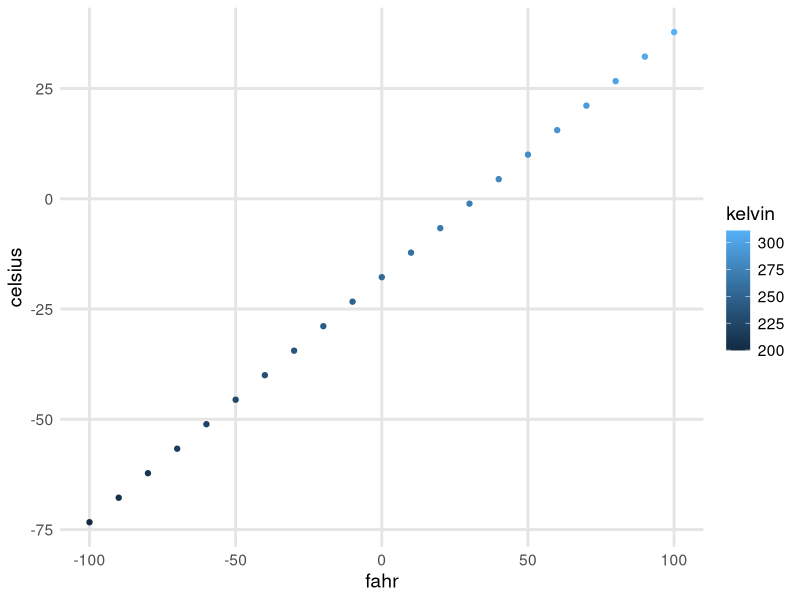
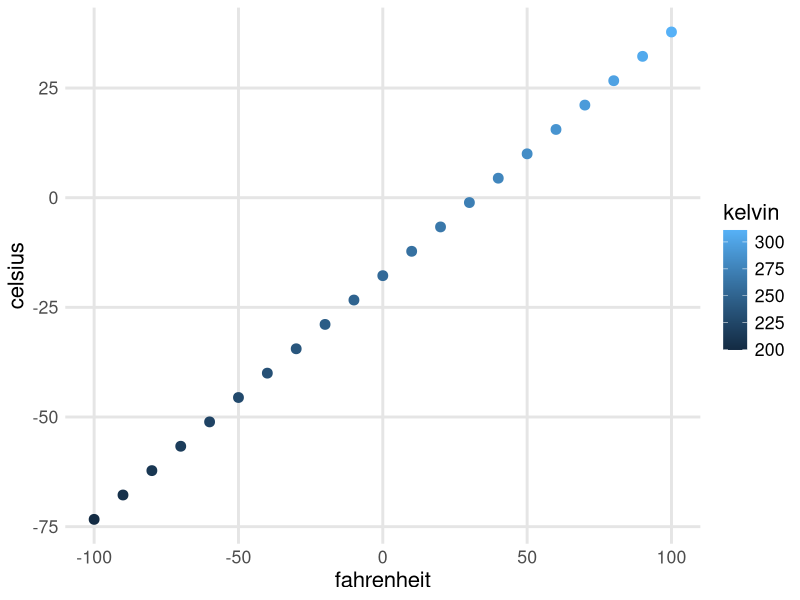
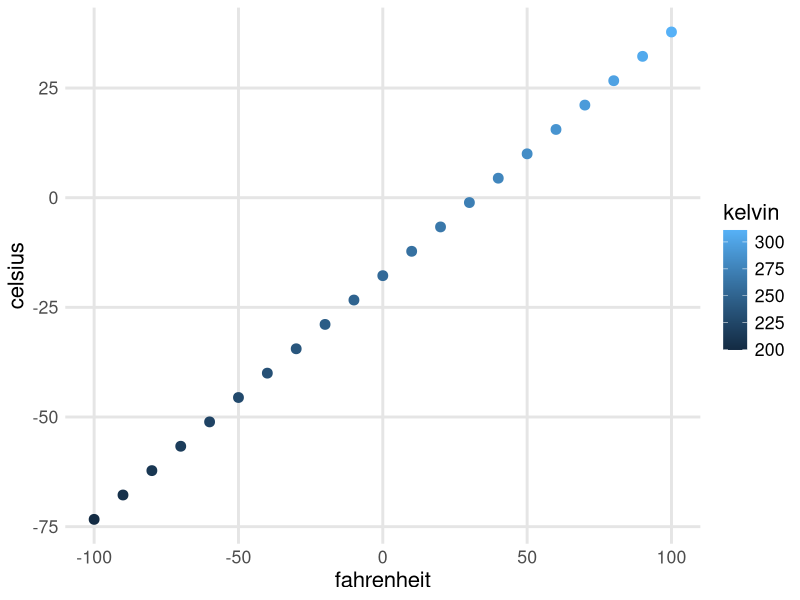

Write R code to recreate these figures, in order.
# Function to convert fahrenheit to celsius
fahr_to_celsius <- function(fahr) {
  celsius <- (fahr - 32) * 5/9
  return(celsius)
}

# Function to convert celsius to fahrenheit
celsius_to_fahr <- function(celsius) {
  fahr <- celsius * 9/5 + 32
  return(fahr)
}

airtemps <- c(212, 30.3, 78, 32)

# Convert fahrenheit to celsius
celsius_temps <- numeric(length(airtemps))
for (i in 1:length(airtemps)) {
  celsius_temps[i] <- fahr_to_celsius(airtemps[i])
}
print(celsius_temps)

# Convert celsius back to Fahrenheit
fahr_temps <- numeric(length(celsius_temps))
for (j in 1:length(celsius_temps)) {
  fahr_temps[j] <- celsius_to_fahr(celsius_temps[j])
}
print(fahr_temps)

# Check conversions went smoothly
print(airtemps == fahr_temps)

convert_temps <- function(fahr) {
  celsius <- (fahr - 32) * 5/9
  kelvin <- celsius + 273.15
  return(list(fahr = fahr, celsius = celsius, kelvin = kelvin))
}

temps_df <- data.frame(convert_temps(seq(-100,100,10)))

custom_theme <- function(base_size = 9) {
  ggplot2::theme(
    text             = ggplot2::element_text(family = 'Helvetica', 
                                             color = 'black', 
                                             size = base_size),
    plot.title       = ggplot2::element_text(size = ggplot2::rel(1.25), 
                                             hjust = 0.5, 
                                             face = 'bold'),
    panel.background = ggplot2::element_blank(),
    panel.border     = ggplot2::element_blank(),
    panel.grid.minor = ggplot2::element_blank(),
    panel.grid.major = ggplot2::element_line(colour = 'grey90', 
                                             linewidth = 1),
    legend.position  = 'right',
    legend.key       = ggplot2::element_rect(colour = NA, 
                                             fill = NA),
    axis.ticks       = ggplot2::element_blank(),
    axis.line        = ggplot2::element_blank()
  )
}

library(ggplot2)

ggplot(temps_df, mapping = aes(x = fahr, y = celsius, color = kelvin)) +
  geom_point() +
  custom_theme(base_size = 14)


scatterplot <- function(df, point_size = 2, font_size = 9) {
  ggplot(df, mapping = aes(x = fahr, y = celsius, color = kelvin)) +
    geom_point(size = point_size) +
    custom_theme(font_size) +
    labs(x = "fahrenheit")  # Label for x-axis
}
scatterplot(temps_df, point_size = 3, font_size = 16)
print(scatterplot(temps_df, point_size = 3, font_size = 16))